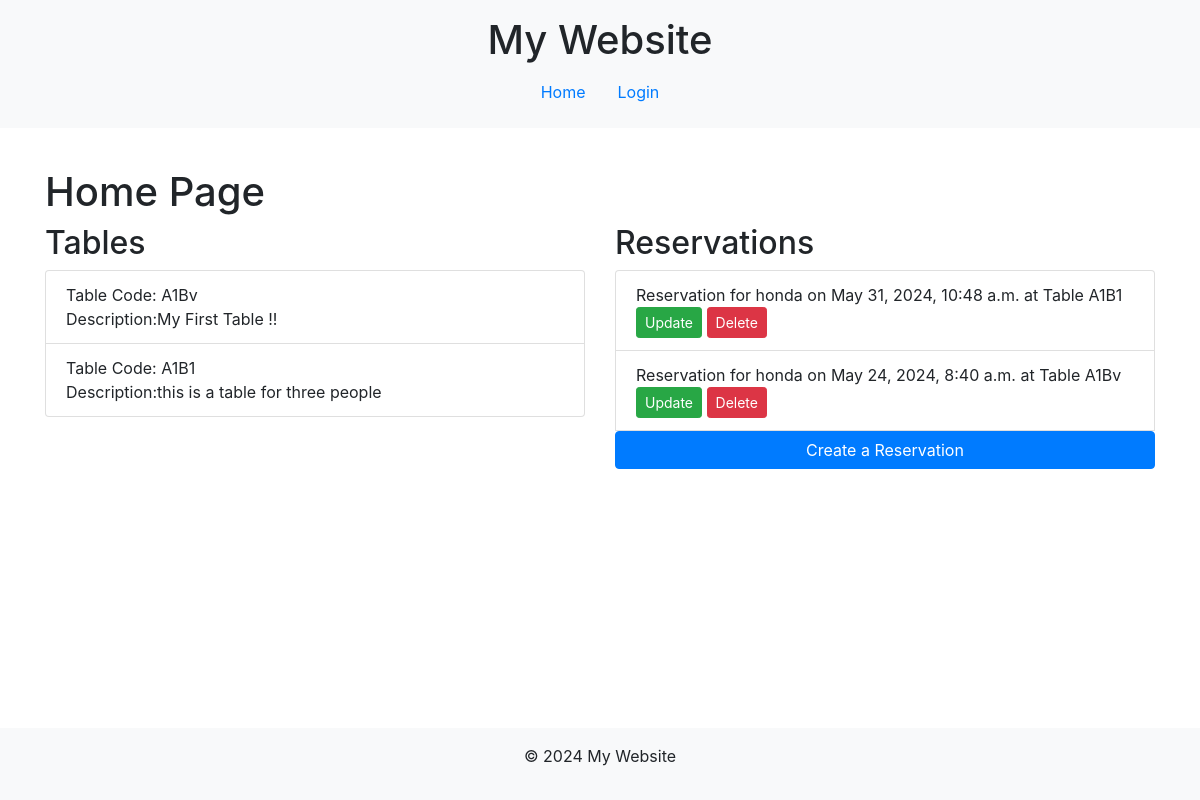
The page / on the database its author committed.
### base/models.py (models this page shows, shortened)
class Table(models.Model):
    code = models.CharField(max_length=100, unique=True)
    description = models.TextField(blank=True,null=True)

class Reservation(models.Model):
    user = models.ForeignKey(User, on_delete=models.CASCADE)
    table = models.ForeignKey(Table, on_delete=models.CASCADE)
    reserv_date = models.DateTimeField("Date Of Reservation")

### base/views/tabel_views.py (the view)
# urls.py: path('', tabel_views.HomePageView.as_view(), name='home'),
class HomePageView(TemplateView):
    template_name = 'base/home.html'
    def get_context_data(self, **kwargs):
        context = super().get_context_data(**kwargs)
        context['tables'] = Table.objects.all()  # Fetch all tables
        context['reservations'] = Reservation.objects.all()  # Fetch all reservations
        return context

### base/templates/base/home.html (shortened to what this page needs)
{% extends "main.html" %}
{% block content %}
<h1 class="mt-4">Home Page</h1>
<div class="row">
    <div class="col-md-6">
        <h2>Tables</h2>
        <ul class="list-group">
            {% for table in tables %}
                <li class="list-group-item">Table Code: {{ table.code }}
                    <br>
                    Description:{{table.description}}
                </li>
            {% endfor %}
        </ul>
    </div>
    <div class="col-md-6">
        <h2>Reservations</h2>
        <ul class="list-group">
            {% for reservation in reservations %}
                <li class="list-group-item">
                    Reservation for {{ reservation.user.username }} on {{ reservation.reserv_date }} at Table {{ reservation.table.code }}
                    <a href="{% url 'update_reservation' reservation.pk %}" class="btn btn-sm btn-success">Update</a>
                    <a href="{% url 'delete_reservation' reservation.pk %}" class="btn btn-sm btn-danger">Delete</a>
                </li>
            {% endfor %}
            <a href="{% url 'reservation' %}" class="btn btn-primary">Create a Reservation</a>
        </ul>
    </div>
</div>
{% endblock %}

### templates/main.html (style rules this page uses)
html, body { height: 100%; }
body { display: flex; flex-direction: column; }

### rows shown on the page
Table: code "A1Bv", description "My First Table !!"
Table: code "A1B1", description "this is a table for three people"
Reservation: user.username "honda", reserv_date "May 31, 2024, 10:48 a.m.", table.code "A1B1"
Reservation: user.username "honda", reserv_date "May 24, 2024, 8:40 a.m.", table.code "A1Bv"
